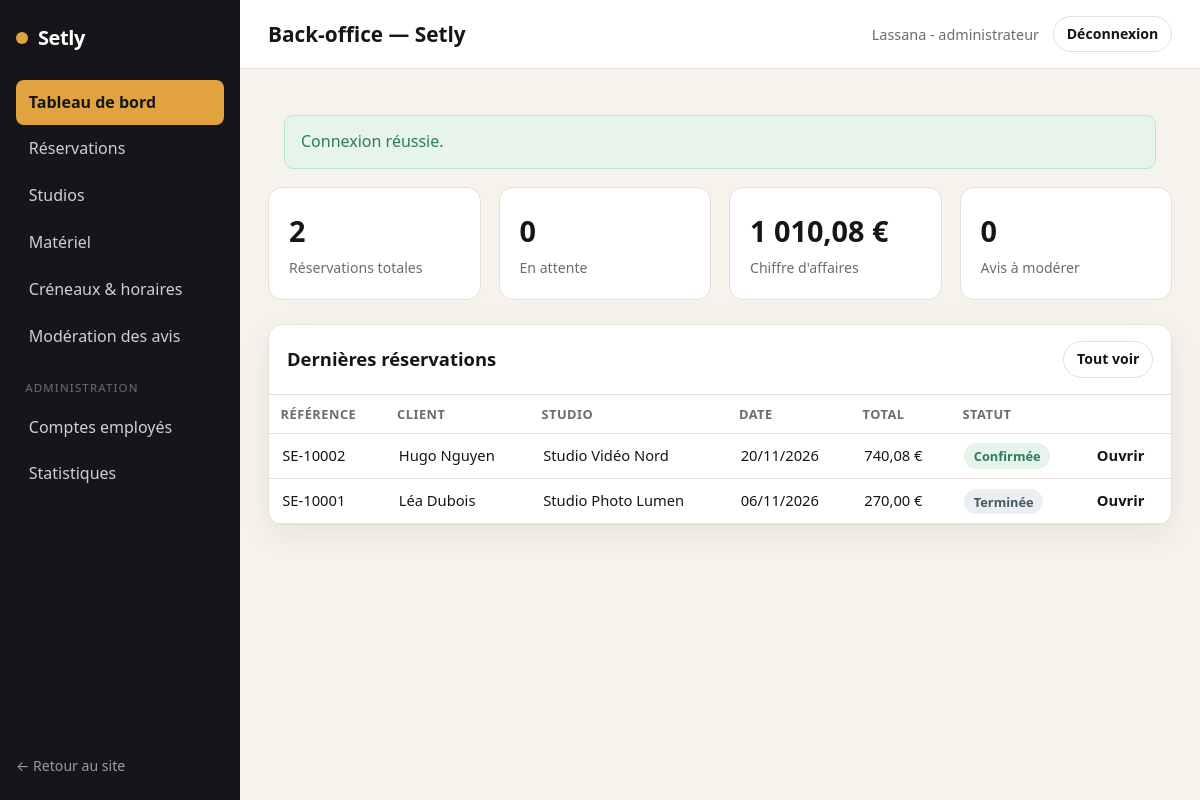
Screenshot of /back-office (signed in) with the database file from the repository.
### tables this page shows
CREATE TABLE reservation (
    id_reservation      INT AUTO_INCREMENT PRIMARY KEY,
    id_utilisateur      INT NOT NULL,
    id_studio           INT NOT NULL,
    reference           VARCHAR(20) NOT NULL UNIQUE,
    date_tournage       DATE NOT NULL,
    heure_debut         TIME NOT NULL,
    duree_heures        INT NOT NULL,
    nb_personnes        INT NOT NULL,
    mode_retrait        VARCHAR(20) NOT NULL DEFAULT 'sur_place',
    livraison_km        INT NOT NULL DEFAULT 0,
    prix_studio_cents   INT NOT NULL,
    reduction_cents     INT NOT NULL DEFAULT 0,
    prix_materiel_cents INT NOT NULL DEFAULT 0,
    livraison_cents     INT NOT NULL DEFAULT 0,
    total_cents         INT NOT NULL,
    statut              VARCHAR(30) NOT NULL DEFAULT 'en_attente',
    date_creation       DATETIME NOT NULL DEFAULT CURRENT_TIMESTAMP,
    CONSTRAINT fk_resa_utilisateur FOREIGN KEY (id_utilisateur) REFERENCES utilisateur(id_utilisateur),
    CONSTRAINT fk_resa_studio      FOREIGN KEY (id_studio)      REFERENCES studio(id_studio),
    CONSTRAINT chk_statut CHECK (statut IN
        ('en_attente','confirmee','en_preparation','en_cours','terminee','annulee','attente_retour_materiel'))
);

CREATE TABLE utilisateur (
    id_utilisateur     INT AUTO_INCREMENT PRIMARY KEY,
    id_role            INT NOT NULL,
    nom                VARCHAR(80)  NOT NULL,
    prenom             VARCHAR(80)  NOT NULL,
    email              VARCHAR(180) NOT NULL UNIQUE,
    mot_de_passe_hash  VARCHAR(255) NOT NULL,
    telephone          VARCHAR(20),
    email_verifie      TINYINT(1) NOT NULL DEFAULT 0,
    actif              TINYINT(1) NOT NULL DEFAULT 1,
    date_creation      DATETIME NOT NULL DEFAULT CURRENT_TIMESTAMP,
    CONSTRAINT fk_utilisateur_role FOREIGN KEY (id_role) REFERENCES role(id_role)
);

CREATE TABLE studio (
    id_studio           INT AUTO_INCREMENT PRIMARY KEY,
    id_type             INT NOT NULL,
    nom                 VARCHAR(120) NOT NULL,
    description         TEXT,
    capacite            INT NOT NULL,
    surface_m2          INT,
    tarif_horaire_cents INT NOT NULL,
    duree_min_heures    INT NOT NULL DEFAULT 2,
    conditions          TEXT,
    actif               TINYINT(1) NOT NULL DEFAULT 1,
    CONSTRAINT fk_studio_type FOREIGN KEY (id_type) REFERENCES type_studio(id_type)
);

### src/Controller/Controller.php (called while the page is built, shortened)
<?php
abstract class Controller
{
    protected function view(string $template, array $data = [], string $layout = 'layouts/main'): void
    {
        View::render($template, $data, $layout);
    }
}

### src/Controller/EmployeController.php (called while the page is built, shortened)
<?php
final class EmployeController extends Controller
{
    public function dashboard(Request $request): void
    {
        $this->view('backoffice/dashboard', [
            'title'         => 'Back-office — Setly',
            'reservations'  => Reservation::all(),
            'avisEnAttente' => count(Avis::pending()),
        ], 'layouts/backoffice');
    }
}

### public/index.php (called while the page is built, shortened)
<?php
require __DIR__ . '/../src/bootstrap.php';
$routes = require __DIR__ . '/../config/routes.php';
$router = new Router($routes);
$router->dispatch(
    $_SERVER['REQUEST_METHOD'],
    parse_url($_SERVER['REQUEST_URI'], PHP_URL_PATH) ?: '/'
);

### src/bootstrap.php (called while the page is built, shortened)
<?php
spl_autoload_register(static function (string $class): void {
    $prefix  = 'App\\';
    $baseDir = __DIR__ . '/';
    $relative = substr($class, strlen($prefix));
    $file     = $baseDir . str_replace('\\', '/', $relative) . '.php';
});
App\Core\Config::load(require __DIR__ . '/../config/config.php');
require __DIR__ . '/helpers.php';

### src/Core/Config.php (called while the page is built, shortened)
<?php
final class Config
{
    private static array $items = [];
    public static function load(array $items): void
    {
        self::$items = $items;
    }
    public static function get(string $key, mixed $default = null): mixed
    {
        $segments = explode('.', $key);
        $value    = self::$items;
        foreach ($segments as $segment) {
            if (is_array($value) && array_key_exists($segment, $value)) {
                $value = $value[$segment];
            } else {
                return $default;
            }
        }
        return $value;
    }
}

### src/Core/Database.php (called while the page is built, shortened)
<?php
final class Database
{
    private static ?PDO $pdo = null;
    public static function connection(): PDO
    {
        if (self::$pdo instanceof PDO) {
            return self::$pdo;
        }
        $host = Config::get('db.host');
        $port = Config::get('db.port');
        $name = Config::get('db.name');
        $dsn  = "mysql:host={$host};port={$port};dbname={$name};charset=utf8mb4";
        $options = [
            PDO::ATTR_ERRMODE            => PDO::ERRMODE_EXCEPTION,
            PDO::ATTR_DEFAULT_FETCH_MODE => PDO::FETCH_ASSOC,
            PDO::ATTR_EMULATE_PREPARES   => false,
        ];
        $ca = (string) Config::get('db.ssl_ca');
        try {
            self::$pdo = new PDO($dsn, Config::get('db.user'), Config::get('db.pass'), $options);
        } catch (PDOException $e) {
            http_response_code(500);
            exit('Connexion à la base de données impossible.');
        }
        return self::$pdo;
    }
}

### src/Model/Reservation.php (called while the page is built, shortened)
<?php
final class Reservation
{
    public static function all(array $filters = []): array
    {
        $sql = "SELECT r.*, s.nom AS studio_nom,
                       u.nom AS client_nom, u.prenom AS client_prenom
                FROM reservation r
                JOIN studio s ON s.id_studio = r.id_studio
                JOIN utilisateur u ON u.id_utilisateur = r.id_utilisateur
                WHERE 1=1";
        $params = [];
        $sql .= " ORDER BY r.date_creation DESC";
        $stmt = Database::connection()->prepare($sql);
        $stmt->execute($params);
        return $stmt->fetchAll();
    }
}

### src/Service/TarifService.php (called while the page is built, shortened)
<?php
final class TarifService
{
    public static function format(int $cents): string
    {
        return number_format($cents / 100, 2, ',', ' ') . ' €';
    }
}

### src/helpers.php (called while the page is built, shortened)
<?php
if (!function_exists('e')) {
    function e(?string $value): string
    {
        return Security::e($value);
    }
}
if (!function_exists('price')) {
    function price(int $cents): string
    {
        return TarifService::format($cents);
    }
}

### src/Core/Security.php (called while the page is built, shortened)
<?php
final class Security
{
    public static function e(?string $value): string
    {
        return htmlspecialchars((string) $value, ENT_QUOTES, 'UTF-8');
    }
}

### src/Service/ReservationService.php (called while the page is built, shortened)
<?php
final class ReservationService
{
    public static function statutLabel(string $statut): string
    {
        return self::LABELS[$statut] ?? $statut;
    }
}

### views/backoffice/dashboard.php (the view, shortened to what this page needs)
<?php
$parStatut = [];
foreach ($reservations as $r) { $parStatut[$r['statut']] = ($parStatut[$r['statut']] ?? 0) + 1; }
$ca = 0;
foreach ($reservations as $r) { if ($r['statut'] !== 'annulee') { $ca += (int) $r['total_cents']; } }
?>
<div class="kpi-row">
    <div class="kpi">
        <p class="kpi__value"><?= count($reservations) ?></p>
        <p class="kpi__label">Réservations totales</p>
    </div>
    <div class="kpi">
        <p class="kpi__value"><?= $parStatut['en_attente'] ?? 0 ?></p>
        <p class="kpi__label">En attente</p>
    </div>
    <div class="kpi">
        <p class="kpi__value"><?= price($ca) ?></p>
        <p class="kpi__label">Chiffre d'affaires</p>
    </div>
    <div class="kpi">
        <p class="kpi__value"><?= (int) $avisEnAttente ?></p>
        <p class="kpi__label">Avis à modérer</p>
    </div>
</div>
<div class="card">
    <div class="card__head">
        <h2>Dernières réservations</h2>
        <a class="btn btn--ghost btn--sm" href="/back-office/reservations">Tout voir</a>
    </div>
    <div class="table-wrap">
        <table class="table">
            <thead>
                <tr><th>Référence</th><th>Client</th><th>Studio</th><th>Date</th><th>Total</th><th>Statut</th><th></th></tr>
            </thead>
            <tbody>
                <?php foreach (array_slice($reservations, 0, 8) as $r): ?>
                    <tr>
                        <td><?= e($r['reference']) ?></td>
                        <td><?= e($r['client_prenom'] . ' ' . $r['client_nom']) ?></td>
                        <td><?= e($r['studio_nom']) ?></td>
                        <td><?= e(date('d/m/Y', strtotime($r['date_tournage']))) ?></td>
                        <td><?= price((int) $r['total_cents']) ?></td>
                        <td><span class="status status--<?= e($r['statut']) ?>"><?= e(ReservationService::statutLabel($r['statut'])) ?></span></td>
                        <td><a class="link-more" href="/back-office/reservation/<?= (int) $r['id_reservation'] ?>">Ouvrir</a></td>
                    </tr>
                <?php endforeach; ?>
            </tbody>
        </table>
    </div>
</div>

### src/Core/Router.php (shortened to what this page needs)
<?php
final class Router
{
    public function dispatch(string $method, string $path): void
    {
        $path = rtrim($path, '/') ?: '/';
        foreach ($this->routes as [$routeMethod, $routePath, $handler, $access]) {
            if ($routeMethod !== $method) {
                continue;
            }
            $pattern = $this->toRegex($routePath);
            if (preg_match($pattern, $path, $matches)) {
                $params = array_filter(
                    $matches,
                    static fn ($k) => !is_int($k),
                    ARRAY_FILTER_USE_KEY
                );
                [$class, $action] = explode('@', $handler);
                $controller = new $fqcn();
                $controller->$action(new Request(), ...array_values($params));
                return;
            }
        }
    }
    private function toRegex(string $path): string
    {
        $regex = preg_replace('#\{([a-zA-Z_]+)\}#', '(?P<$1>[^/]+)', $path);
        return '#^' . $regex . '$#';
    }
}

### public/assets/css/style.css (style rules this page uses)
:root { --ink: #16161a; --ink-soft: #3a3a42; --muted: #6b6b76; --line: #e4e0d6; --bg: #ffffff; --bg-soft: #f6f3ec; --gold: #e0a33d; --gold-dark: #c4862a; --danger: #c0392b; --success: #2e7d52; --radius: 14px; --radius-sm: 9px; --shadow: 0 10px 30px rgba(22, 22, 26, 0.07); --maxw: 1140px; --font: "Segoe UI", system-ui, -apple-system, Roboto, Helvetica, Arial, sans-serif; }
* { box-sizing: border-box; }
html { scroll-behavior: smooth; }
body { margin: 0; font-family: var(--font); color: var(--ink); background: var(--bg); line-height: 1.6; -webkit-font-smoothing: antialiased; }
h1, h2, h3, h4 { line-height: 1.2; color: var(--ink); margin: 0 0 .5em; }
h2 { font-size: clamp(1.4rem, 3vw, 1.9rem); }
a { color: var(--ink); text-decoration-color: var(--gold); text-underline-offset: 3px; }
.btn { display: inline-flex; align-items: center; justify-content: center; gap: .4em; font: inherit; font-weight: 600; cursor: pointer; border: 1px solid transparent; border-radius: 999px; padding: .62em 1.3em; text-decoration: none; transition: .15s; white-space: nowrap; }
.btn--ghost { background: transparent; border-color: var(--line); color: var(--ink); }
.btn--sm { padding: .42em .9em; font-size: .88rem; }
.link-more { font-weight: 600; text-decoration: none; }
.card { background: var(--bg); border: 1px solid var(--line); border-radius: var(--radius); box-shadow: var(--shadow); overflow: hidden; }
.card__head { display: flex; align-items: center; justify-content: space-between; padding: 16px 18px; border-bottom: 1px solid var(--line); }
.card__head h2 { margin: 0; font-size: 1.15rem; }
.status { font-size: .8rem; font-weight: 700; padding: .3em .75em; border-radius: 999px; white-space: nowrap; }
.status--confirmee { background: #e6f4ec; color: var(--success); }
.status--terminee { background: #eceff1; color: #455a64; }
.bo { background: var(--bg-soft); }
.kpi-row { display: grid; grid-template-columns: repeat(4, 1fr); gap: 18px; margin-bottom: 24px; }
.kpi { background: #fff; border: 1px solid var(--line); border-radius: var(--radius); padding: 20px; }
.kpi__value { font-size: 1.8rem; font-weight: 800; margin: 0; }
.kpi__label { color: var(--muted); font-size: .88rem; margin: .2em 0 0; }
.table-wrap { overflow-x: auto; }
.table { width: 100%; border-collapse: collapse; }
.table th, .table td { text-align: left; padding: .7em .9em; border-bottom: 1px solid var(--line); font-size: .92rem; }
.table th { font-size: .8rem; text-transform: uppercase; letter-spacing: .04em; color: var(--muted); }

### rows the page displays
reservation: reference "SE-10002", id_utilisateur.nom "Hugo Nguyen", id_studio.nom "Studio Vidéo Nord", date_tournage "20/11/2026", total_cents "740,08 €", statut "Confirmée"
reservation: reference "SE-10001", id_utilisateur.nom "Léa Dubois", id_studio.nom "Studio Photo Lumen", date_tournage "06/11/2026", total_cents "270,00 €", statut "Terminée"

### other values shown
$f['message'] "Connexion réussie."
$parStatut['en_attente'] "0"
price($ca) "1 010,08 €"
